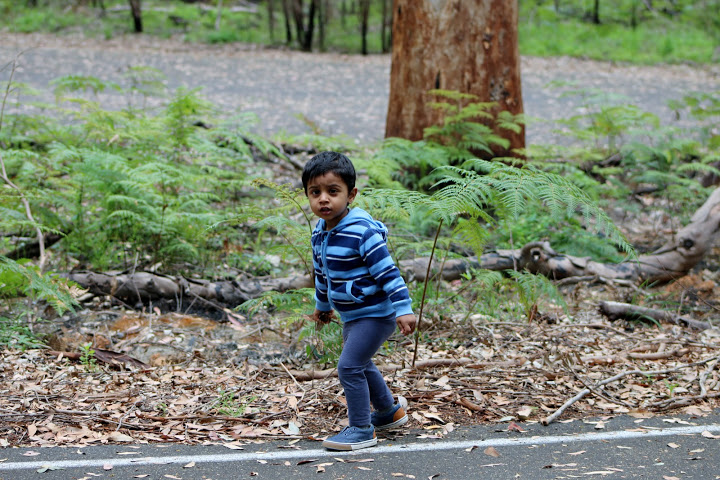
#> input picture CUATRG/Images/Albums/2/IMG_1906.JPG, 720 x 480 px, found by its file name
$ python ImageProcessing.py   (older library calls are emulated)
#> lines starting #> are read from the running program, lines starting #| are printed output that depends on the picture
import numpy as np
import os
import sys
import scipy
import cv2
import glymur

from scipy import ndimage as ndi
from skimage.color import rgb2gray
from skimage import feature
from skimage.filters import roberts, sobel, scharr, prewitt
from skimage.util import random_noise

#Manullay modified
#C:\Users\Chamila\AppData\Local\conda\conda\envs\CUATRG2\Lib\site-packages\scipy\misc\pilutil.py
#Line 97
#cscale = cmax - cmin (Removed )
#cscale = numpy.subtract(cmax, cmin, dtype=numpy.float32)
#Line 105
#bytedata = (data - cmin) * scale + low (Removed )
#bytedata = numpy.subtract(data, cmin, dtype=numpy.float32) * scale + low

rootDir = "D:\\Temp\\UploadTemp\\"
images = []

for root, dirs, files in os.walk(rootDir + "Albums"):
    for filename in files:
        if  '.csv' not in filename and 'Uploaded' not in root and 'Blurred' not in root:
            imagePath = root + "\\" + filename #os.path.join(root, filename)
            images.append(imagePath)


for image in images:
    #try:
    im = scipy.misc.imread(image)
#> im is the input picture: shape (480, 720, 3); mean R, G, B 123.6, 132, 113.3

    img_gray = rgb2gray(im)
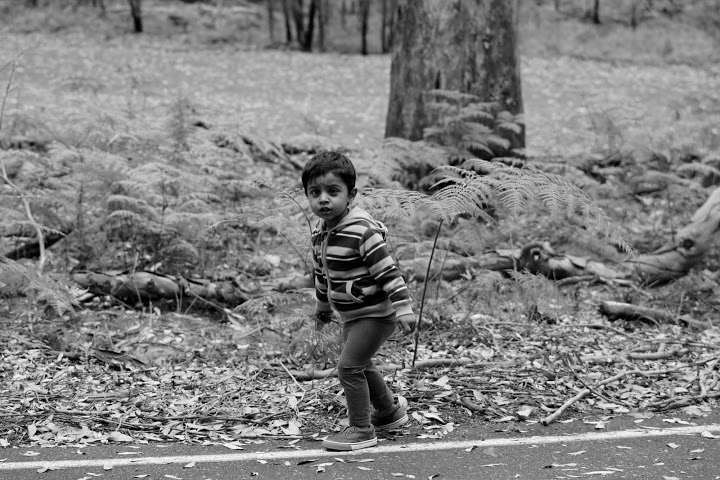
#> img_gray: shape (480, 720) float64; min 0, max 0.999, mean 0.505

    edge_roberts = roberts(img_gray)
    edge_sobel = sobel(img_gray)
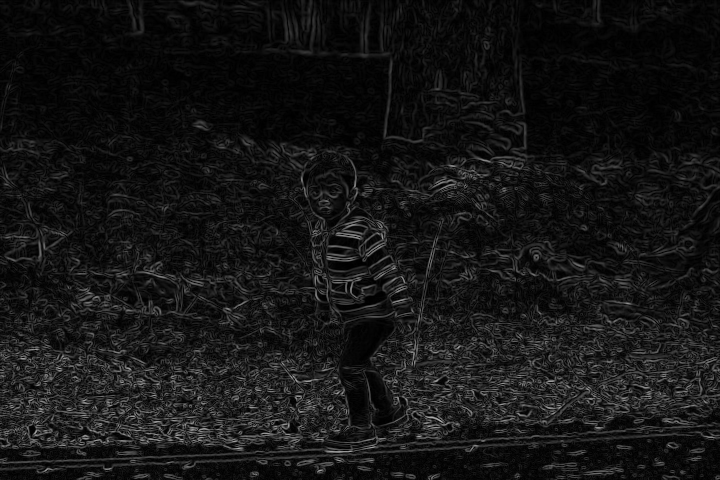
#> edge_sobel: shape (480, 720) float64; min 7.82e-05, max 0.682, mean 0.084
    edge_canny1 = feature.canny(img_gray)
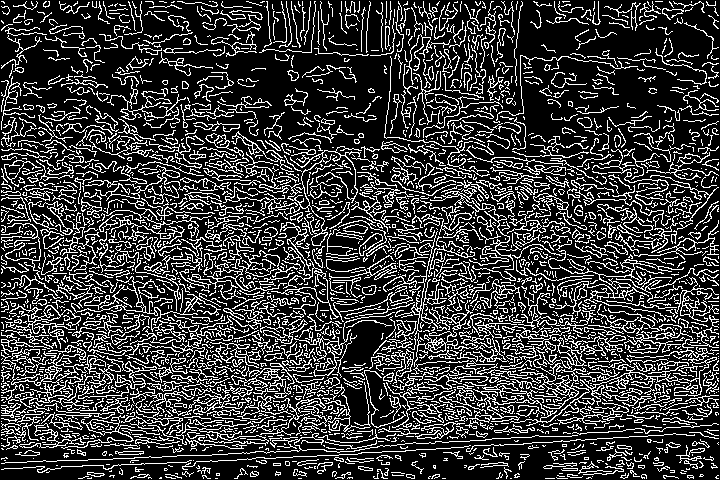
#> edge_canny1: shape (480, 720) bool; 23.2% white in thin lines or dots
    edge_canny2 = feature.canny(img_gray, sigma=0.2)
#> edge_canny2: shape (480, 720) bool; 31.2% white in thin lines or dots
    edge_canny3 = feature.canny(img_gray, sigma=0.25)
#> edge_canny3: shape (480, 720) bool; 31.1% white in thin lines or dots
    edge_canny4 = feature.canny(img_gray, sigma=0.3)
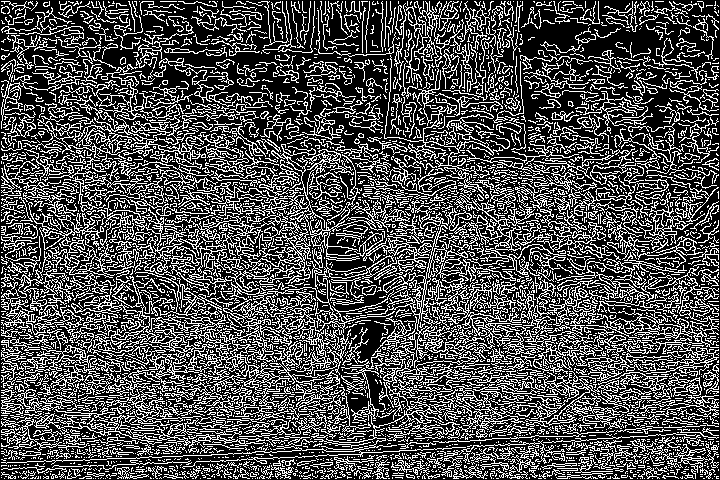
#> edge_canny4: shape (480, 720) bool; 31.1% white in thin lines or dots
    edge_prewitt = prewitt(img_gray)


    noise_gaussian = random_noise(im, "gaussian")
    noise_salt = random_noise(im, "salt")
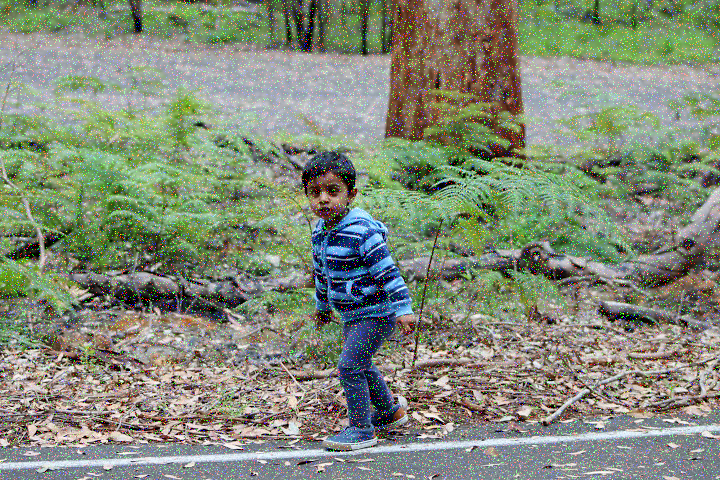
#> noise_salt: shape (480, 720, 3) float64; mean R, G, B 0.511, 0.542, 0.472
    noise_pepper = random_noise(im, "pepper")
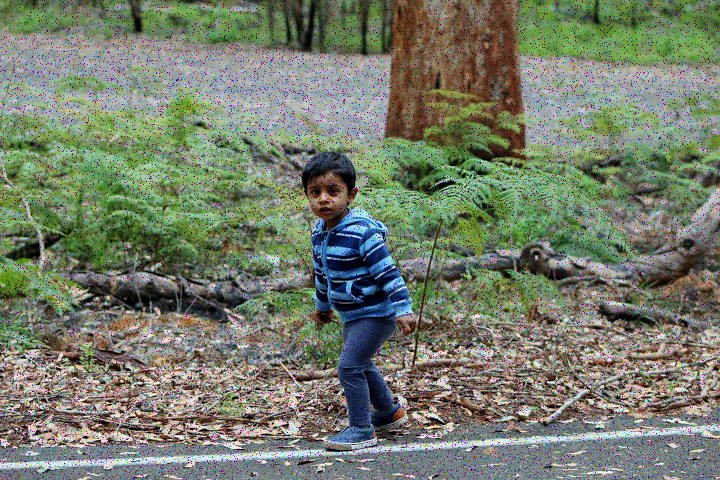
#> noise_pepper: shape (480, 720, 3) float64; mean R, G, B 0.46, 0.492, 0.422
    noise_speckle = random_noise(im, "speckle")

    blur_avg = cv2.blur(im,(5,5))
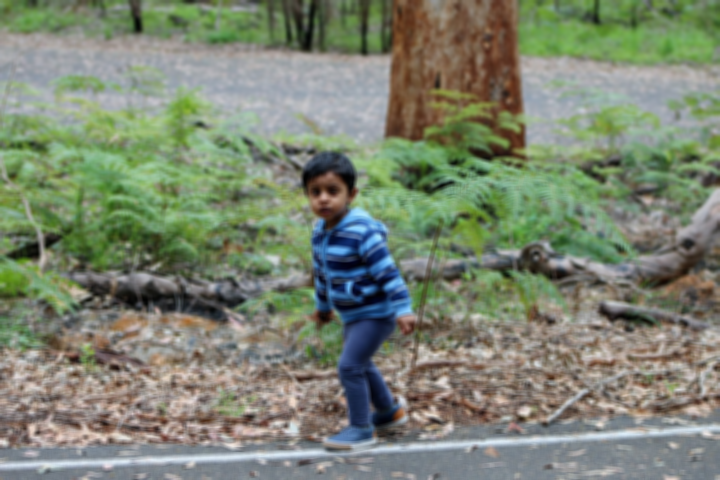
#> blur_avg: shape (480, 720, 3); mean R, G, B 123.6, 132, 113.3
    blur_gaussian =  cv2.GaussianBlur(im,(5,5),0)
    blur_median = cv2.medianBlur(im,5)


    pathGrayscale = rootDir + "Processed\\Color\\Grayscale\\"

    if not os.path.exists(pathGrayscale):
        os.makedirs(pathGrayscale)

    pathRoberts = rootDir + "Processed\\Edge\\Roberts\\"

    if not os.path.exists(pathRoberts):
        os.makedirs(pathRoberts)

    pathSobel = rootDir + "Processed\\Edge\\Sobel\\"

    if not os.path.exists(pathSobel):
        os.makedirs(pathSobel)

    pathCanny1 = rootDir + "Processed\\Edge\\Canny1.0\\"

    if not os.path.exists(pathCanny1):
        os.makedirs(pathCanny1)

    pathCanny2 = rootDir + "Processed\\Edge\\Canny0.2\\"

    if not os.path.exists(pathCanny2):
        os.makedirs(pathCanny2)

    #pathCanny3 = rootDir + "Processed\\Edge\\Canny0.25\\"

    #if not os.path.exists(pathCanny3):
    #    os.makedirs(pathCanny3)

    pathCanny4 = rootDir + "Processed\\Edge\\Canny0.3\\"

    if not os.path.exists(pathCanny4):
        os.makedirs(pathCanny4)

    pathPrewitt = rootDir + "Processed\\Edge\\Prewitt\\"

    if not os.path.exists(pathPrewitt):
        os.makedirs(pathPrewitt)

    gaussian = rootDir + "Processed\\Noise\\Gaussian\\"

    if not os.path.exists(gaussian):
        os.makedirs(gaussian)

    salt = rootDir + "Processed\\Noise\\Salt\\"

    if not os.path.exists(salt):
        os.makedirs(salt)

    pepper = rootDir + "Processed\\Noise\\Pepper\\"

    if not os.path.exists(pepper):
        os.makedirs(pepper)

    speckle = rootDir + "Processed\\Noise\\Speckle\\"

    if not os.path.exists(speckle):
        os.makedirs(speckle)

    jp2k = rootDir + "Processed\\Noise\\JPEG2000\\"

    if not os.path.exists(jp2k):
        os.makedirs(jp2k)

    jpeg = rootDir + "Processed\\Noise\\JPEG\\"

    if not os.path.exists(jpeg):
        os.makedirs(jpeg)

    blur = rootDir + "Processed\\Blur\\Average\\"

    if not os.path.exists(blur):
        os.makedirs(blur)

    gaussianblur = rootDir + "Processed\\Blur\\Gaussian\\"

    if not os.path.exists(gaussianblur):
        os.makedirs(gaussianblur)

    medianblur = rootDir + "Processed\\Blur\\Median\\"

    if not os.path.exists(medianblur):
        os.makedirs(medianblur)


    imagename = image.split('\\')[-1]

    jp2kImageName =jp2k + imagename.replace("Image_", "Image_Noise_Jpeg2000_" ).replace("jpg","jp2k")
#> (the run stopped early here; a loop or call above may not have finished)
